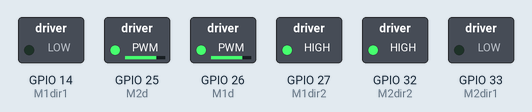
A sketch run on a simulated ESP32. Parts: switched loads named in the sketch (green lamp = pin HIGH).

Above: at 0.05 s.
At 2.5 s:
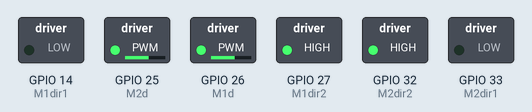
At 5.0 s:
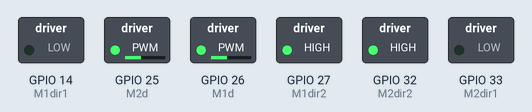
At 9.95 s:
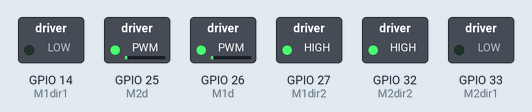
Timing chart, 0 to 13.0 s (numbered marks = the images above):
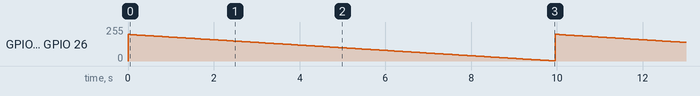

Measured:
- by itself, GPIO 25 (M2d), GPIO 26 (M1d): ramps from 200/255 to 1/255 and jumps back, once every 10.0 s

The sketch:

roomba_motor.ino
```cpp
byte M1d = 26;
byte M2d = 25;

byte M1dir1 = 14;
byte M1dir2 = 27;
byte M2dir1 = 33;
byte M2dir2 = 32;

int i = 0;

void setup() {
  pinMode(M1dir1, OUTPUT);
  pinMode(M1dir2, OUTPUT);
  pinMode(M2dir1, OUTPUT);
  pinMode(M2dir2, OUTPUT);

  pinMode(M1d, OUTPUT);
  pinMode(M2d, OUTPUT);
  Serial.begin(115200);

  digitalWrite(M1dir1, LOW);
  digitalWrite(M1dir2, HIGH);
  digitalWrite(M2dir1, LOW);
  digitalWrite(M2dir2, HIGH);

}

void loop() {
  i++;
  if (i == 200) {i = 0;}
  analogWrite(M1d, 200-i);
  analogWrite(M2d, 200-i);
  delay(50);
}
```
